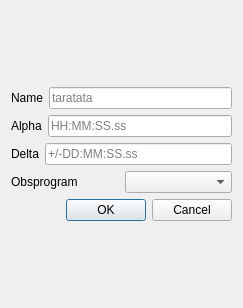
<?xml version="1.0" encoding="UTF-8"?>
<ui version="4.0">
 <class>newTarget</class>
 <widget class="QDialog" name="newTarget">
  <property name="geometry">
   <rect>
    <x>0</x>
    <y>0</y>
    <width>243</width>
    <height>308</height>
   </rect>
  </property>
  <property name="windowTitle">
   <string>Create a new target</string>
  </property>
  <layout class="QGridLayout" name="gridLayout">
   <item row="0" column="0">
    <layout class="QVBoxLayout" name="verticalLayout_2">
     <item>
      <layout class="QVBoxLayout" name="verticalLayout">
       <item>
        <layout class="QHBoxLayout" name="nameLayout">
         <item>
          <widget class="QLabel" name="nameLabel">
           <property name="text">
            <string>Name</string>
           </property>
          </widget>
         </item>
         <item>
          <widget class="QLineEdit" name="nameValue">
           <property name="placeholderText">
            <string>taratata</string>
           </property>
          </widget>
         </item>
        </layout>
       </item>
       <item>
        <layout class="QHBoxLayout" name="alphaLayout">
         <item>
          <widget class="QLabel" name="alphaLabel">
           <property name="text">
            <string>Alpha</string>
           </property>
          </widget>
         </item>
         <item>
          <widget class="QLineEdit" name="alphaValue">
           <property name="placeholderText">
            <string>HH:MM:SS.ss</string>
           </property>
          </widget>
         </item>
        </layout>
       </item>
       <item>
        <layout class="QHBoxLayout" name="deltaLayout">
         <item>
          <widget class="QLabel" name="deltaLabel">
           <property name="text">
            <string>Delta</string>
           </property>
          </widget>
         </item>
         <item>
          <widget class="QLineEdit" name="deltaValue">
           <property name="placeholderText">
            <string>+/-DD:MM:SS.ss</string>
           </property>
          </widget>
         </item>
        </layout>
       </item>
       <item>
        <layout class="QHBoxLayout" name="obsprogramLayout">
         <item>
          <widget class="QLabel" name="obsprogramLabel">
           <property name="text">
            <string>Obsprogram</string>
           </property>
          </widget>
         </item>
         <item>
          <widget class="QComboBox" name="obsprogramValue"/>
         </item>
        </layout>
       </item>
      </layout>
     </item>
     <item>
      <widget class="QDialogButtonBox" name="buttonBox">
       <property name="standardButtons">
        <set>QDialogButtonBox::Cancel|QDialogButtonBox::Ok</set>
       </property>
       <property name="centerButtons">
        <bool>false</bool>
       </property>
      </widget>
     </item>
    </layout>
   </item>
  </layout>
 </widget>
 <resources/>
 <connections>
  <connection>
   <sender>buttonBox</sender>
   <signal>rejected()</signal>
   <receiver>newTarget</receiver>
   <slot>reject()</slot>
   <hints>
    <hint type="sourcelabel">
     <x>121</x>
     <y>286</y>
    </hint>
    <hint type="destinationlabel">
     <x>121</x>
     <y>153</y>
    </hint>
   </hints>
  </connection>
  <connection>
   <sender>buttonBox</sender>
   <signal>accepted()</signal>
   <receiver>newTarget</receiver>
   <slot>accept()</slot>
   <hints>
    <hint type="sourcelabel">
     <x>121</x>
     <y>286</y>
    </hint>
    <hint type="destinationlabel">
     <x>121</x>
     <y>153</y>
    </hint>
   </hints>
  </connection>
 </connections>
</ui>
